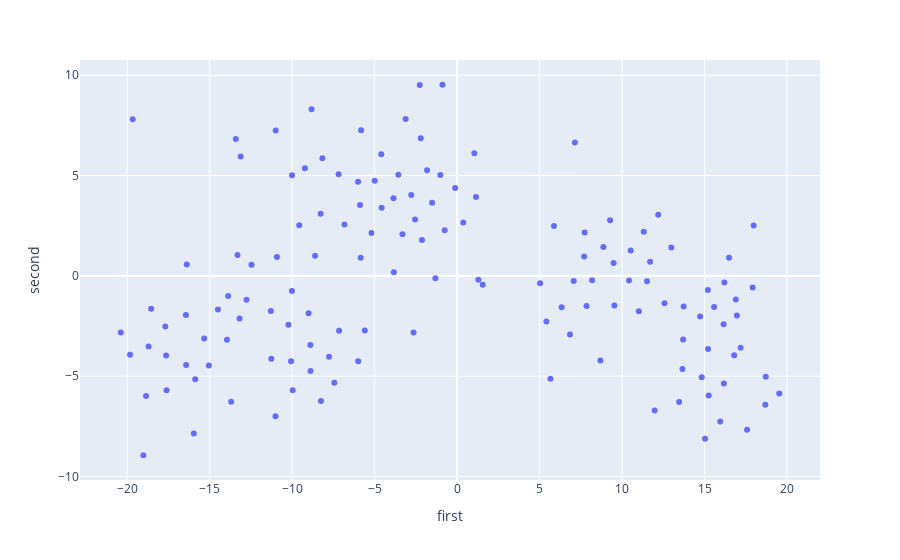

The code cell stored with this chart in its notebook:
### Code cell
fig = px.scatter(dfX, x="first", y="second",
                 hover_name="Country Name")

fig.show()

### Figure 1 — Plotly figure (JSON) as saved in the notebook; plotly's stock layout.template omitted (floating-point values rounded to 4 significant figures; data arrays with more than 128 entries replaced by an {"elided": "..."} marker saying what was removed)
{"data": [{"hovertemplate": "<b>%{hovertext}</b><br><br>first=%{x}<br>second=%{y}<extra></extra>", "hovertext": {"elided": "138 str values"}, "legendgroup": "", "marker": {"color": "#636efa", "symbol": "circle"}, "mode": "markers", "name": "", "showlegend": false, "type": "scatter", "x": {"elided": "138 float values"}, "xaxis": "x", "y": {"elided": "138 float values"}, "yaxis": "y"}], "layout": {"legend": {"tracegroupgap": 0}, "margin": {"t": 60}, "xaxis": {"anchor": "y", "domain": [0, 1], "title": {"text": "first"}}, "yaxis": {"anchor": "x", "domain": [0, 1], "title": {"text": "second"}}}}
